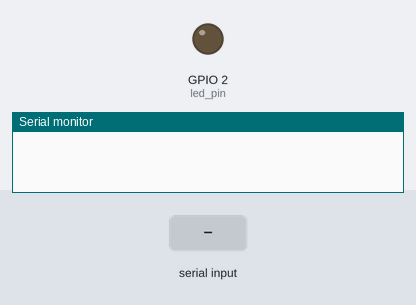
This sketch was run on a simulated ESP32. Shown: output pins drawn as LEDs (lit = HIGH), the last lines printed to the serial monitor. Dashed ring = blinking. Inputs (shaded band) come from the test bench.

Above: at 0.0 s.
At 1.35 s:
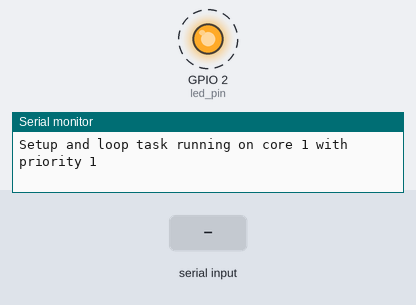
1.4 s: "Delay 400\n" received over Serial
4.4 s: "90,45\n" received over Serial
7.4 s: "0\n" received over Serial
Timing chart, 0 to 16.4 s (numbered marks = the images above; inputs shaded):
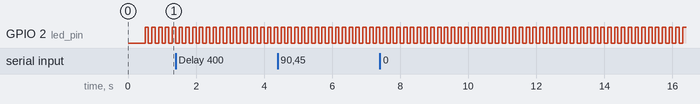

Measured:
- by itself, GPIO 2 (led_pin): alternates HIGH for 0.10 s and LOW for 0.10 s

The sketch:

CLI_LED_Control_4.ino
```cpp
/*Program that takes in serial and produces it to serial output. Also takes in special serial sequence to
activate delay feature. Mimicing a command line interface.
sending serial "Delay 400"  will delay blink LED by 400 ms
Queue 1: Takes in delay commands
Queue 2: Takes in serial to be outputted to serial port
*/
#if CONFIG_FREERTOS_UNICORE
static const BaseType_t app_cpu = 0;
#else
static const BaseType_t app_cpu = 1;
#endif

static const uint8_t MSG_QUE_LEN = 20;
// Pins
static const int led_pin = 2;
static int led_delay = 100;
static const int BUF_LEN = 20;
//String
const char msg[] = "Barkadeer brig Arr booty rum. ";
//Pointer that will point to heap
char *str_heap = nullptr;
//Task Handles
static TaskHandle_t task_Read_Serial = NULL;
static TaskHandle_t task_blink_LED = NULL;
//Queue Handle
static QueueHandle_t serial_queue = xQueueCreate(MSG_QUE_LEN, BUF_LEN * sizeof(char));  //holds strings to be displayed to output
static QueueHandle_t delay_queue = xQueueCreate(MSG_QUE_LEN, sizeof(int));              //holds delay to be used for blink timer
//Tasks
/*initialize variables
store inputs from serial monitor onto buffer array.
*/

//Task A: Reads serial input and prints it. Prints Queue 2 string. If "delay ###" then pass it to queue 1
void Read_Serial(void *parameters) {
  //Reads Serial then stores into char array in heap memory
  char str[BUF_LEN] = { '\0' };
  memset(str, 0, BUF_LEN);
  char c;
  char arg_delay[7] = "delay ";  //delay string comparision. add one to size for null character
  char serial_out[BUF_LEN];
  int count = 0;            //index
  int delay_ind = 6;        //delay index
  char str_delay[BUF_LEN];  //string holding delay number
  int led_delay = 100;      //led delay number
  while (1) {
    if (Serial.available() > 0) {
      c = Serial.read();
      if (count < BUF_LEN - 1) {
        str[count] = c;
        count++;
      }
      if (c == '\n') {
        str[count - 1] = '\0';  //once a \n char is hit, replace the \n with \0
        //if string contains "delay ###" in first indexes, send ### to queue 1
        if (strncmp(str, arg_delay, 6) == 0) {
          delay_ind = strlen(arg_delay);
          //while loop to store string numbers into led_delay
          while (delay_ind < strlen(str)) {
            str_delay[delay_ind - 6] = str[delay_ind];
            delay_ind++;
          }
          delay_ind = 0;
          led_delay = atoi(str_delay);
          memset(&str_delay, 0, sizeof(str_delay));
          Serial.println(led_delay);
          xQueueSend(delay_queue, &led_delay, 0);
          Serial.println("sent queue");
        }

        str_heap = (char *)(pvPortMalloc((count) * sizeof(char)));  //create heap
        memcpy(str_heap, str, count);                               //copy stack string to heap string
        count = 0;                                                  //reset index back to the start

        //print contents in str_heap to serial
        Serial.println(str_heap);
        vPortFree(str_heap);  //deallocate str_heap
        str_heap = nullptr;   //remove dangling pointer
      }
    }
    //if string in queue 2, pop it into serial_out and send it to serial port
    if (xQueueReceive(serial_queue, serial_out, 0) == pdTRUE) {
      Serial.println(serial_out);
    }
  }
  vTaskDelay(100 / portTICK_PERIOD_MS);
}
//Task B: Pop queue 1 and update blink led delay. Every 100 led blinks, send Blinked to queue 2.
void delay_task(void *parameter) {

  int rec_delay = 100;
  int blink_count = 0;
  char str_blink[] = "Blinked";
  while (1) {
    xQueueReceive(delay_queue, &rec_delay, 0);  //updating delay time if update available
                                                //blinks led
    digitalWrite(led_pin, HIGH);
    vTaskDelay(rec_delay / portTICK_PERIOD_MS);  //PORT TICK DEFAULT 1MS, VTASK DELAY EXPECTS NUMBER OF TICKS TO DELAY NOT MS
    digitalWrite(led_pin, LOW);
    blink_count++;
    vTaskDelay(rec_delay / portTICK_PERIOD_MS);

    if (blink_count % 100 == 0) {
      xQueueSend(serial_queue, &str_blink, 0);
    }
  }
}


void setup() {
  Serial.begin(115200);
  vTaskDelay(500 / portTICK_PERIOD_MS);
  pinMode(led_pin, OUTPUT);
  Serial.print("Setup and loop task running on core ");
  Serial.print(xPortGetCoreID());
  Serial.print(" with priority ");
  Serial.println(uxTaskPriorityGet(NULL));
  //(function to be called, name of task, stack size (bytes in arduino), parameter to pass to function, task priority, task handle, which core for task)
  xTaskCreatePinnedToCore(Read_Serial, "Reads Serial", 1024, NULL, 1, &task_Read_Serial, app_cpu);
  xTaskCreatePinnedToCore(delay_task, "blinks LED", 1024, NULL, 1, &task_blink_LED, app_cpu);
  vTaskDelete(NULL);
}


void loop() {
}
```
